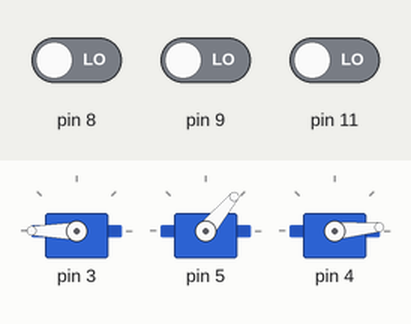
A sketch run on a simulated Arduino Uno, built with avr-gcc and run on an emulated ATmega328P. On the bench: 3 × servo. The inputs (shaded band) are chosen by the test bench; at power-on: pin 8 LOW, pin 9 LOW, pin 11 LOW. What the sketch prints to the serial monitor is not drawn.

Above: at 1.2 s.
1.3 s: pin 8 driven HIGH
At 2.0 s:
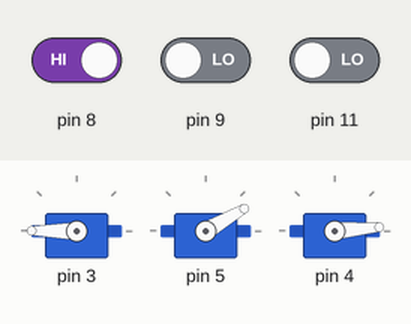
2.8 s: pin 9 driven HIGH
At 3.9 s:
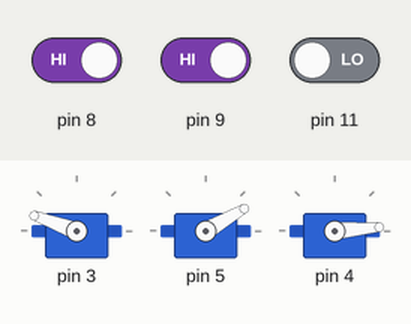
4.3 s: pin 11 driven HIGH
At 4.9 s:
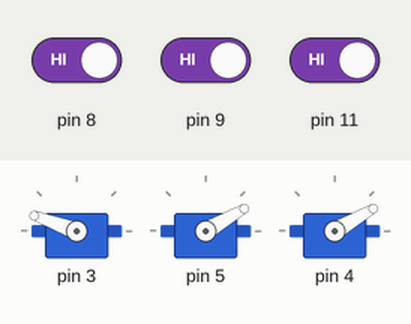
5.8 s: pin 8 driven LOW
At 7.0 s:
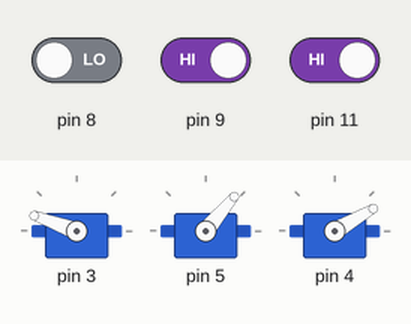
7.3 s: pin 9 driven LOW
At 8.5 s:
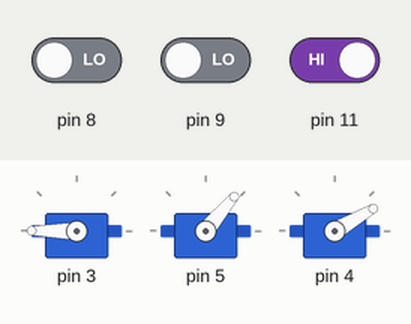
8.8 s: pin 8 driven HIGH
At 9.8 s:
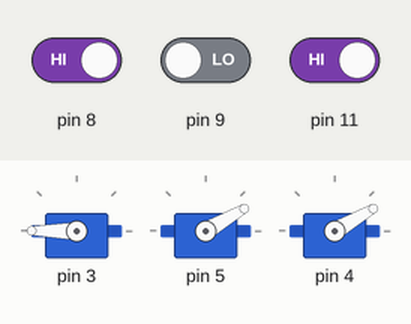
Timing chart, 0 to 11.3 s (numbered marks = the images above; inputs shaded):
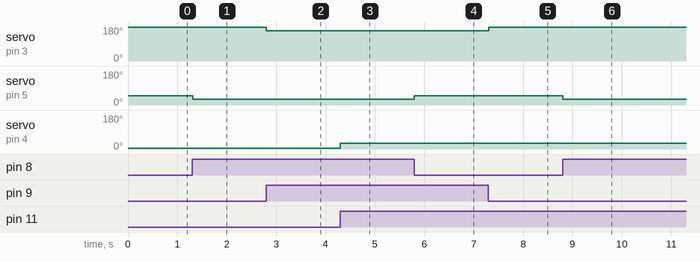

The sketch:

BLUE.ino
```cpp
#include <Servo.h>

// a Valve has a button pin, a servo pin, a servo, a counter, a buttonstate
  Servo s1;
  Servo s2;
  Servo s3;

class Valve {
  public:
    int _buttonpin;
    int _servopin;
    Servo _servo;
    int _counter;
    int _buttonstate;

    Valve(int buttonpin, int servopin, Servo servo, int counter){
      _buttonpin = buttonpin;
      _servopin = servopin;
      _counter = counter;
      _servo = servo;
      _buttonstate = HIGH;
    }
};

    Valve* valves[3];
    // star either means pointer or "give me the thing at the address"

    void setup() {
      Serial.begin(9600);
  // put your setup code here, to run once:
      valves[0] = new Valve(9, 3, s1, 0);
      valves[1] = new Valve(8, 5, s2, 0);
      valves[2] = new Valve(11, 4, s3, 0);

      //valves[3] = {v1, v2, v3};
      for (int i = 0; i < 3; i++){
        //valves[i]._servo.attach (valves[i]._servopin);
        //*(valves[i]).servo
        valves[i]->_servo.attach(valves[i]->_servopin);
        pinMode(valves[i]->_buttonpin, INPUT);
        digitalRead(valves[i]->_buttonpin);
      }
    }
    void loop() {
      // put your main code here, to run repeatedly:
      for (int i = 0; i < 3; i++){
        valves[i]->_buttonstate = digitalRead(valves[i]->_buttonpin);

      }

      if (valves[0]->_buttonstate == HIGH) {
        valves[0]->_servo.write(160); //zero degrees apparently(fact check pls)
      }
      else{
        valves[0]->_servo.write(185);
        Serial.print("s1\n");

      }

      if(valves[1]->_buttonstate == HIGH) {
        valves[1]->_servo.write(30);
      }
      else{
        valves[1]->_servo.write(50);
            Serial.print("s2\n");
      }

      if(valves[2]->_buttonstate == HIGH) {
        valves[2]->_servo.write(30);
      }
      else {
        valves[2]->_servo.write(5);
            Serial.print("s3\n");
      }


      //else{
      //  valves[0]->_servo.write(20);
      //}
   }
```

Measured:
- after the input at 1.3 s, servo on pin 5: 50° → 30° at once
- after the input at 2.8 s, servo on pin 3: 180° → 160° at once
- after the input at 4.3 s, servo on pin 4: 5° → 30° at once
- after the input at 5.8 s, servo on pin 5: 30° → 50° at once
- after the input at 7.3 s, servo on pin 3: 160° → 180° at once
- after the input at 8.8 s, servo on pin 5: 50° → 30° at once
